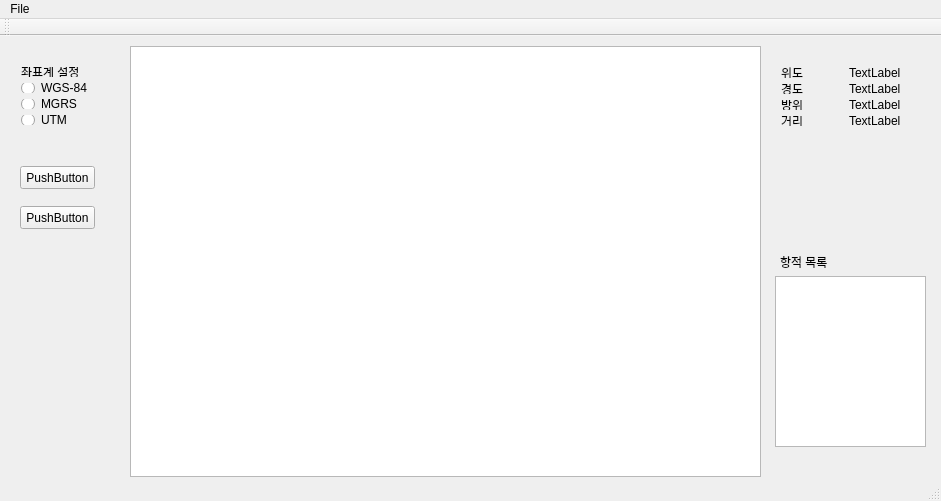
<?xml version="1.0" encoding="UTF-8"?>
<ui version="4.0">
 <class>MainWindow</class>
 <widget class="QMainWindow" name="MainWindow">
  <property name="geometry">
   <rect>
    <x>0</x>
    <y>0</y>
    <width>941</width>
    <height>501</height>
   </rect>
  </property>
  <property name="windowTitle">
   <string>MainWindow</string>
  </property>
  <widget class="QWidget" name="centralWidget">
   <widget class="QPushButton" name="pushButton">
    <property name="geometry">
     <rect>
      <x>20</x>
      <y>130</y>
      <width>75</width>
      <height>23</height>
     </rect>
    </property>
    <property name="text">
     <string>PushButton</string>
    </property>
   </widget>
   <widget class="QGraphicsView" name="graphicsView">
    <property name="geometry">
     <rect>
      <x>130</x>
      <y>10</y>
      <width>631</width>
      <height>431</height>
     </rect>
    </property>
   </widget>
   <widget class="QPushButton" name="pushButton_2">
    <property name="geometry">
     <rect>
      <x>20</x>
      <y>170</y>
      <width>75</width>
      <height>23</height>
     </rect>
    </property>
    <property name="text">
     <string>PushButton</string>
    </property>
   </widget>
   <widget class="QListWidget" name="listWidget">
    <property name="geometry">
     <rect>
      <x>775</x>
      <y>240</y>
      <width>151</width>
      <height>171</height>
     </rect>
    </property>
   </widget>
   <widget class="QLabel" name="label_10">
    <property name="geometry">
     <rect>
      <x>780</x>
      <y>220</y>
      <width>56</width>
      <height>12</height>
     </rect>
    </property>
    <property name="text">
     <string>항적 목록</string>
    </property>
   </widget>
   <widget class="QWidget" name="">
    <property name="geometry">
     <rect>
      <x>10</x>
      <y>20</y>
      <width>92</width>
      <height>80</height>
     </rect>
    </property>
    <layout class="QVBoxLayout" name="verticalLayout">
     <item>
      <widget class="QLabel" name="label">
       <property name="text">
        <string>좌표계 설정</string>
       </property>
      </widget>
     </item>
     <item>
      <widget class="QRadioButton" name="radioButton">
       <property name="text">
        <string>WGS-84</string>
       </property>
      </widget>
     </item>
     <item>
      <widget class="QRadioButton" name="radioButton_2">
       <property name="text">
        <string>MGRS</string>
       </property>
      </widget>
     </item>
     <item>
      <widget class="QRadioButton" name="radioButton_3">
       <property name="text">
        <string>UTM</string>
       </property>
      </widget>
     </item>
    </layout>
   </widget>
   <widget class="QWidget" name="">
    <property name="geometry">
     <rect>
      <x>770</x>
      <y>20</y>
      <width>151</width>
      <height>81</height>
     </rect>
    </property>
    <layout class="QGridLayout" name="gridLayout">
     <item row="0" column="0">
      <widget class="QLabel" name="label_2">
       <property name="text">
        <string>위도</string>
       </property>
      </widget>
     </item>
     <item row="0" column="1">
      <widget class="QLabel" name="label_3">
       <property name="text">
        <string>TextLabel</string>
       </property>
      </widget>
     </item>
     <item row="1" column="0">
      <widget class="QLabel" name="label_4">
       <property name="text">
        <string>경도</string>
       </property>
      </widget>
     </item>
     <item row="1" column="1">
      <widget class="QLabel" name="label_5">
       <property name="text">
        <string>TextLabel</string>
       </property>
      </widget>
     </item>
     <item row="2" column="0">
      <widget class="QLabel" name="label_6">
       <property name="text">
        <string>방위</string>
       </property>
      </widget>
     </item>
     <item row="2" column="1">
      <widget class="QLabel" name="label_7">
       <property name="text">
        <string>TextLabel</string>
       </property>
      </widget>
     </item>
     <item row="3" column="0">
      <widget class="QLabel" name="label_8">
       <property name="text">
        <string>거리</string>
       </property>
      </widget>
     </item>
     <item row="3" column="1">
      <widget class="QLabel" name="label_9">
       <property name="text">
        <string>TextLabel</string>
       </property>
      </widget>
     </item>
    </layout>
   </widget>
  </widget>
  <widget class="QMenuBar" name="menuBar">
   <property name="geometry">
    <rect>
     <x>0</x>
     <y>0</y>
     <width>941</width>
     <height>21</height>
    </rect>
   </property>
   <widget class="QMenu" name="menudisplay">
    <property name="title">
     <string>File</string>
    </property>
    <addaction name="separator"/>
    <addaction name="separator"/>
    <addaction name="actionNew_Window_2"/>
    <addaction name="actionNew_Widget"/>
    <addaction name="actionFly_Panel"/>
   </widget>
   <addaction name="menudisplay"/>
  </widget>
  <widget class="QToolBar" name="mainToolBar">
   <attribute name="toolBarArea">
    <enum>TopToolBarArea</enum>
   </attribute>
   <attribute name="toolBarBreak">
    <bool>false</bool>
   </attribute>
  </widget>
  <widget class="QStatusBar" name="statusBar"/>
  <action name="actionNew_Window_2">
   <property name="text">
    <string>New Dialog</string>
   </property>
  </action>
  <action name="actionNew_Widget">
   <property name="text">
    <string>New Widget</string>
   </property>
  </action>
  <action name="actionFly_Panel">
   <property name="text">
    <string>Fly Panel</string>
   </property>
  </action>
 </widget>
 <layoutdefault spacing="6" margin="11"/>
 <resources/>
 <connections/>
</ui>
